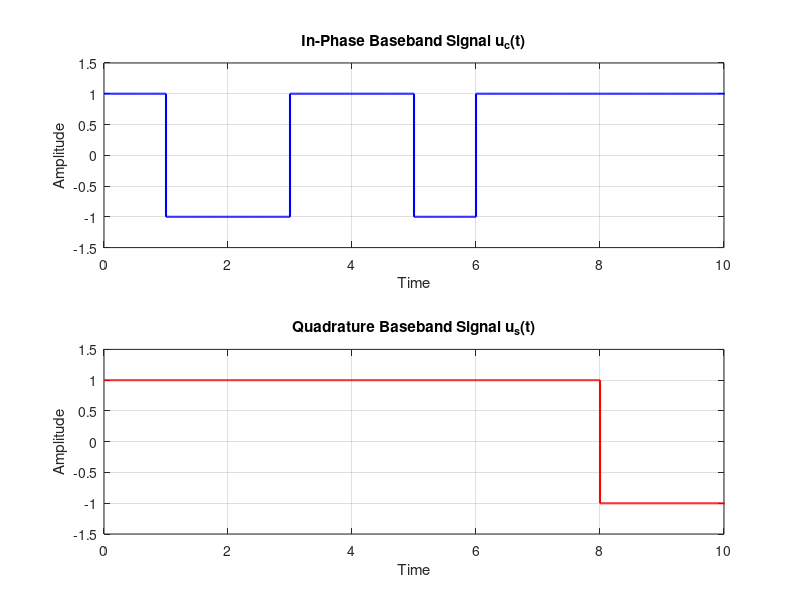

MATLAB code for this plot:

% Software Lab 2.1 - Part 1.1
clear; clc; close all;

% Parameters
N = 100;          % Total number of symbols
sps = 100;        % Samples per symbol

% Generate independent random symbols (+1 or -1)
bc = 2*randi([0 1], 1, N) - 1;
bs = 2*randi([0 1], 1, N) - 1;

% Generate baseband signals
uc = repelem(bc, sps);
us = repelem(bs, sps);

% Time vector
t = (0:N*sps-1)/sps;

% Plot the first 10 symbols
figure;

subplot(2,1,1);
stairs(t, uc, 'b', 'LineWidth', 1.5);
title('In-Phase Baseband Signal u_c(t)');
xlabel('Time');
ylabel('Amplitude');
xlim([0 10]);
ylim([-1.5 1.5]);
grid on;

subplot(2,1,2);
stairs(t, us, 'r', 'LineWidth', 1.5);
title('Quadrature Baseband Signal u_s(t)');
xlabel('Time');
ylabel('Amplitude');
xlim([0 10]);
ylim([-1.5 1.5]);
grid on;
